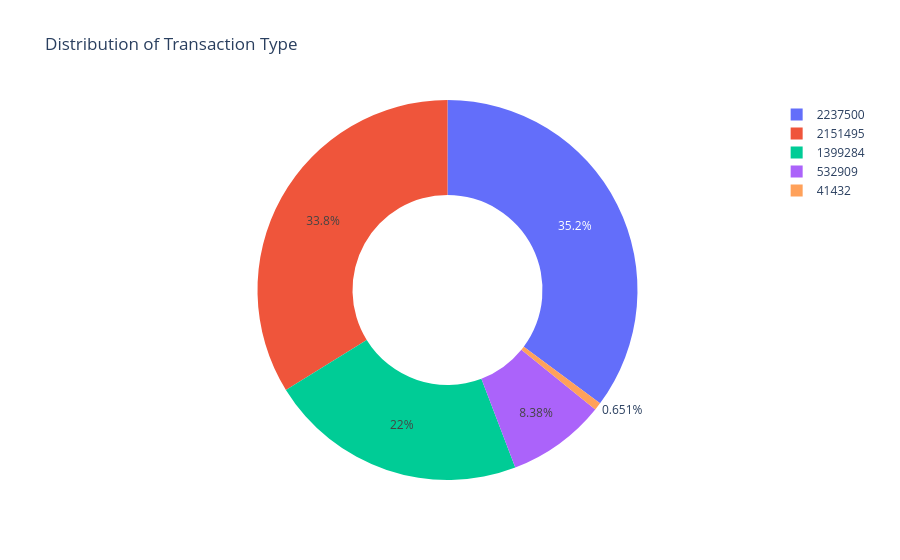

Notebook cell for this chart:
### Code cell
type = data["type"].value_counts()
transactions = type.index
quantity = type.values
figure = px.pie(data, values=quantity,hole=0.5,title="Distribution of Transaction Type", names= type)
figure.show()

### Figure 1 — Plotly figure (JSON) as saved in the notebook; plotly's stock layout.template omitted (floating-point values rounded to 4 significant figures)
{"data": [{"domain": {"x": [0, 1], "y": [0, 1]}, "hole": 0.5, "hovertemplate": "label=%{label}<br>value=%{value}<extra></extra>", "labels": [2237500, 2151495, 1399284, 532909, 41432], "legendgroup": "", "name": "", "showlegend": true, "type": "pie", "values": [2237500, 2151495, 1399284, 532909, 41432]}], "layout": {"legend": {"tracegroupgap": 0}, "title": {"text": "Distribution of Transaction Type"}}}
